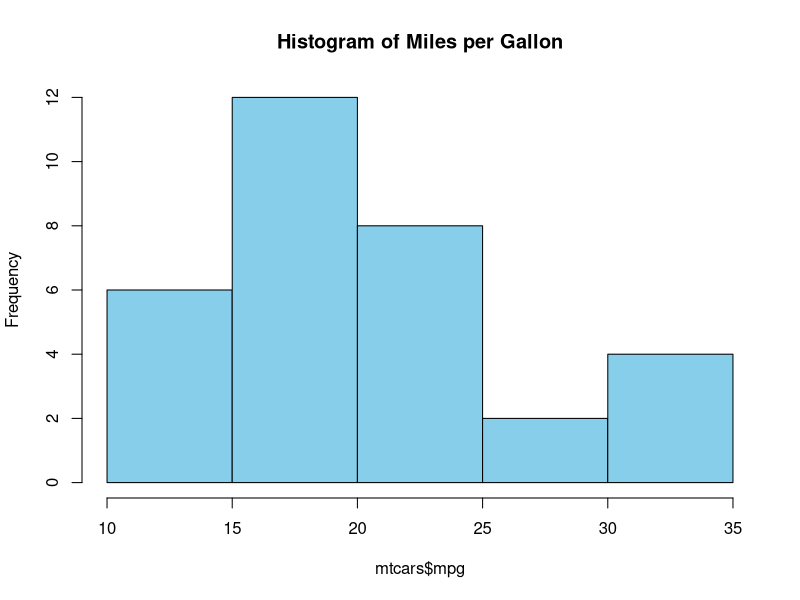
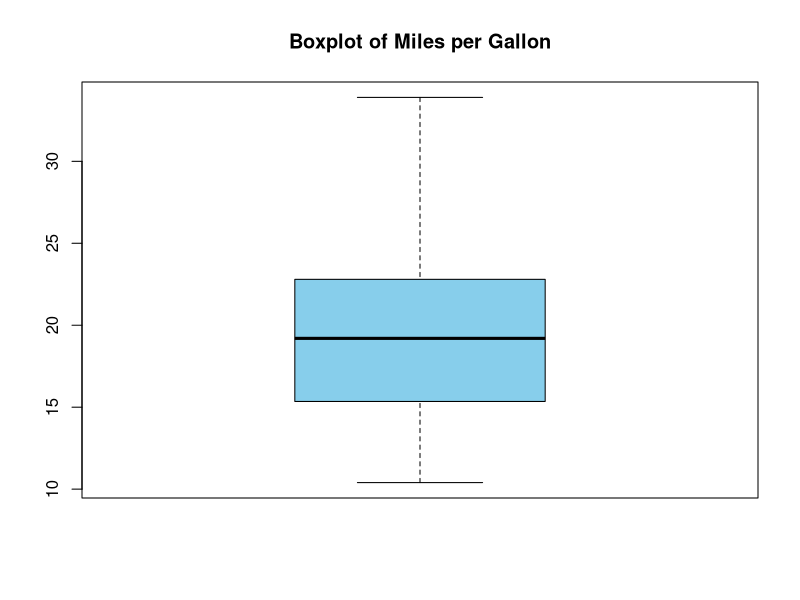
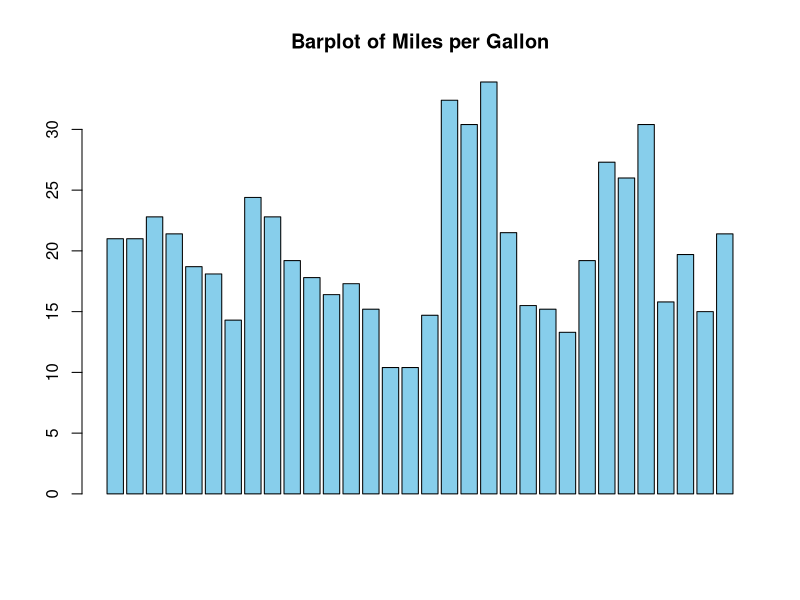

These figures' R source, in order:
summary(mtcars)
mean(mtcars$mpg)
sd(mtcars$mpg)
max(mtcars$mpg)

# Histogram
hist(mtcars$mpg,
     main = "Histogram of Miles per Gallon",
     col = "skyblue")

# Try add in master
boxplot(mtcars$mpg,
        main = "Boxplot of Miles per Gallon",
        col = "skyblue")

# Try add in branch-baru
barplot(mtcars$mpg,
        main = "Barplot of Miles per Gallon",
        col = "skyblue")

# Coba tambah/edit lewat Github langsung
median(mtcars$mpg)
range(mtcars$mpg)
